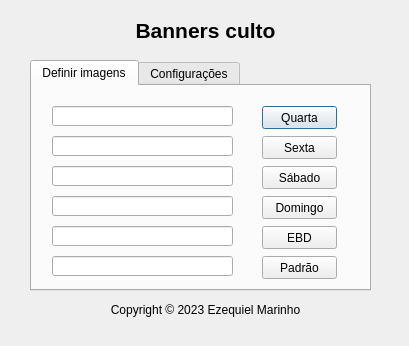
<?xml version="1.0" encoding="UTF-8"?>
<ui version="4.0">
 <class>Dialog</class>
 <widget class="QDialog" name="Dialog">
  <property name="geometry">
   <rect>
    <x>0</x>
    <y>0</y>
    <width>409</width>
    <height>346</height>
   </rect>
  </property>
  <property name="font">
   <font>
    <weight>50</weight>
    <bold>false</bold>
   </font>
  </property>
  <property name="windowTitle">
   <string>Banners Culto</string>
  </property>
  <widget class="QTabWidget" name="tabWidget">
   <property name="geometry">
    <rect>
     <x>30</x>
     <y>60</y>
     <width>341</width>
     <height>231</height>
    </rect>
   </property>
   <property name="mouseTracking">
    <bool>false</bool>
   </property>
   <property name="currentIndex">
    <number>0</number>
   </property>
   <property name="usesScrollButtons">
    <bool>true</bool>
   </property>
   <property name="documentMode">
    <bool>false</bool>
   </property>
   <property name="tabsClosable">
    <bool>false</bool>
   </property>
   <property name="movable">
    <bool>false</bool>
   </property>
   <property name="tabBarAutoHide">
    <bool>false</bool>
   </property>
   <widget class="QWidget" name="tab">
    <attribute name="title">
     <string>Definir imagens</string>
    </attribute>
    <widget class="QLineEdit" name="line_qua">
     <property name="geometry">
      <rect>
       <x>20</x>
       <y>20</y>
       <width>181</width>
       <height>20</height>
      </rect>
     </property>
     <property name="readOnly">
      <bool>true</bool>
     </property>
    </widget>
    <widget class="QPushButton" name="btn_qua">
     <property name="geometry">
      <rect>
       <x>230</x>
       <y>20</y>
       <width>75</width>
       <height>23</height>
      </rect>
     </property>
     <property name="text">
      <string>Quarta</string>
     </property>
    </widget>
    <widget class="QPushButton" name="btn_sex">
     <property name="geometry">
      <rect>
       <x>230</x>
       <y>50</y>
       <width>75</width>
       <height>23</height>
      </rect>
     </property>
     <property name="text">
      <string>Sexta</string>
     </property>
    </widget>
    <widget class="QPushButton" name="btn_sab">
     <property name="geometry">
      <rect>
       <x>230</x>
       <y>80</y>
       <width>75</width>
       <height>23</height>
      </rect>
     </property>
     <property name="text">
      <string>Sábado</string>
     </property>
    </widget>
    <widget class="QPushButton" name="btn_dom">
     <property name="geometry">
      <rect>
       <x>230</x>
       <y>110</y>
       <width>75</width>
       <height>23</height>
      </rect>
     </property>
     <property name="text">
      <string>Domingo</string>
     </property>
    </widget>
    <widget class="QPushButton" name="btn_ebd">
     <property name="geometry">
      <rect>
       <x>230</x>
       <y>140</y>
       <width>75</width>
       <height>23</height>
      </rect>
     </property>
     <property name="text">
      <string>EBD</string>
     </property>
    </widget>
    <widget class="QPushButton" name="btn_padrao">
     <property name="geometry">
      <rect>
       <x>230</x>
       <y>170</y>
       <width>75</width>
       <height>23</height>
      </rect>
     </property>
     <property name="text">
      <string>Padrão</string>
     </property>
    </widget>
    <widget class="QLineEdit" name="line_sex">
     <property name="geometry">
      <rect>
       <x>20</x>
       <y>50</y>
       <width>181</width>
       <height>20</height>
      </rect>
     </property>
     <property name="readOnly">
      <bool>true</bool>
     </property>
    </widget>
    <widget class="QLineEdit" name="line_sab">
     <property name="geometry">
      <rect>
       <x>20</x>
       <y>80</y>
       <width>181</width>
       <height>20</height>
      </rect>
     </property>
     <property name="readOnly">
      <bool>true</bool>
     </property>
    </widget>
    <widget class="QLineEdit" name="line_dom">
     <property name="geometry">
      <rect>
       <x>20</x>
       <y>110</y>
       <width>181</width>
       <height>20</height>
      </rect>
     </property>
     <property name="readOnly">
      <bool>true</bool>
     </property>
    </widget>
    <widget class="QLineEdit" name="line_ebd">
     <property name="geometry">
      <rect>
       <x>20</x>
       <y>140</y>
       <width>181</width>
       <height>20</height>
      </rect>
     </property>
     <property name="readOnly">
      <bool>true</bool>
     </property>
    </widget>
    <widget class="QLineEdit" name="line_padrao">
     <property name="geometry">
      <rect>
       <x>20</x>
       <y>170</y>
       <width>181</width>
       <height>20</height>
      </rect>
     </property>
     <property name="readOnly">
      <bool>false</bool>
     </property>
    </widget>
   </widget>
   <widget class="QWidget" name="tab_2">
    <attribute name="title">
     <string>Configurações</string>
    </attribute>
    <widget class="QLineEdit" name="line_pastaPadrao">
     <property name="geometry">
      <rect>
       <x>20</x>
       <y>20</y>
       <width>181</width>
       <height>20</height>
      </rect>
     </property>
     <property name="readOnly">
      <bool>true</bool>
     </property>
    </widget>
    <widget class="QPushButton" name="btn_pastaPadrao">
     <property name="geometry">
      <rect>
       <x>230</x>
       <y>20</y>
       <width>75</width>
       <height>23</height>
      </rect>
     </property>
     <property name="text">
      <string>Pasta Padrão</string>
     </property>
    </widget>
    <widget class="QTextBrowser" name="textBrowser">
     <property name="geometry">
      <rect>
       <x>20</x>
       <y>60</y>
       <width>281</width>
       <height>121</height>
      </rect>
     </property>
     <property name="readOnly">
      <bool>false</bool>
     </property>
    </widget>
   </widget>
  </widget>
  <widget class="QLabel" name="copyright">
   <property name="geometry">
    <rect>
     <x>10</x>
     <y>300</y>
     <width>391</width>
     <height>20</height>
    </rect>
   </property>
   <property name="font">
    <font>
     <weight>50</weight>
     <italic>false</italic>
     <bold>false</bold>
     <underline>false</underline>
     <strikeout>false</strikeout>
    </font>
   </property>
   <property name="text">
    <string>Copyright © 2023 Ezequiel Marinho</string>
   </property>
   <property name="alignment">
    <set>Qt::AlignCenter</set>
   </property>
  </widget>
  <widget class="QLabel" name="label">
   <property name="geometry">
    <rect>
     <x>10</x>
     <y>10</y>
     <width>391</width>
     <height>41</height>
    </rect>
   </property>
   <property name="font">
    <font>
     <pointsize>16</pointsize>
     <weight>75</weight>
     <bold>true</bold>
    </font>
   </property>
   <property name="text">
    <string>Banners culto</string>
   </property>
   <property name="alignment">
    <set>Qt::AlignCenter</set>
   </property>
  </widget>
 </widget>
 <resources/>
 <connections/>
</ui>
